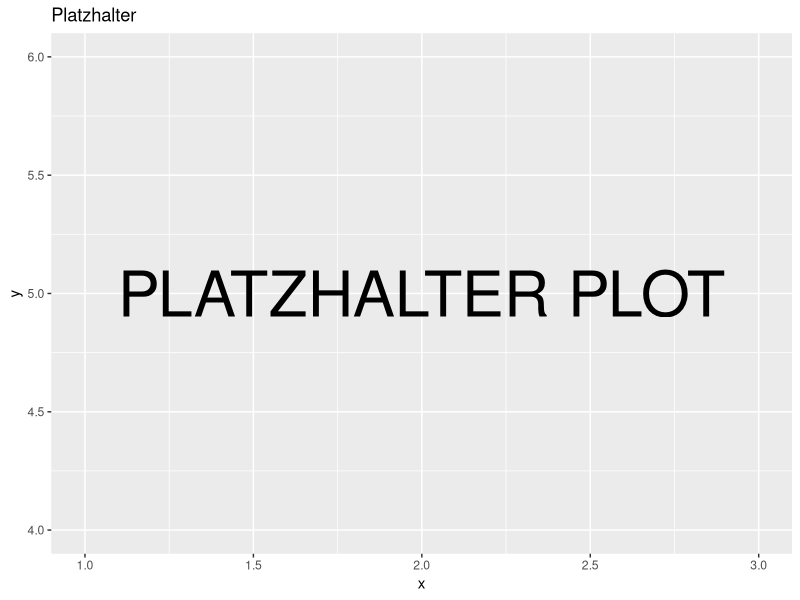

This figure's R source:
#' colors and palettes
library(ggplot2)
library(ggtext)

TS_FONT_FAMILY <- "Atkinson Hyperlegible"

TS_GREEN <- "#b5c948"
KEINE_ANGABE_GRAY <- "#676565"
COLS_6 <- c('#7a4a0c', '#cfb77c', '#f4e9d2', '#c0e3dc', '#4ca89f', '#155c52')

theme_ts <- ggplot2::theme_minimal(
  base_size = 14,
  base_family = TS_FONT_FAMILY
) +
  ggplot2::theme(
    legend.position = "top",
    plot.title = element_text(
      face = "bold",
      size = 16,
      colour = "black",
      hjust = 0.5,
      family = TS_FONT_FAMILY
    ),
    plot.title.position = "plot"
  )

PLACEHOLDER_PLOT <-
  ggplot(tibble::tibble(x = 1:3, y = 4:6), aes(x = x, y = y)) +
  geom_blank() +
  annotate(
    "text",
    x = 2,
    y = 5,
    label = "PLATZHALTER PLOT",
    size = 16
  ) +
  labs(title = "Platzhalter")


# New accessible palettes, incorporating TenSing Green

pal_yes_no <- c(
  "#b5c948",
  "#1F2A4F"
)

pal_yes_no_3 <- c(
  "#B5C948",
  "#6A7A4C",
  "#1F2A4F"
)

pal_yes_no_5 <- c(
  "#B5C948",
  "#88994A",
  "#6A7A4C",
  "#4C5A4D",
  "#1F2A4F"
)

pal_yes_no_6 <- c(
  "#B5C948",
  "#97A949",
  "#79894B",
  "#5B6A4C",
  "#3D4A4E",
  "#1F2A4F"
)

pal_8 <- c(
  "#b5c948",
  "#7EA85A",
  "#4F8D63",
  "#3A6F78",
  "#3E5F97",
  "#2F4B70",
  "#6C4C7A",
  "#B18FBF"
)

pal_trends_10 <- c(
  "#b5c948",
  "#7F9C3A",
  "#4F7A45",
  "#3A6459",
  "#345A72",
  "#2F4E78",
  "#3D3E63",
  "#5A496F",
  "#7B5C7D",
  "#A38D3A"
)

pal_likert_11 <- c(
  "#B5C948",
  "#A6B949",
  "#97A949",
  "#88994A",
  "#79894B",
  "#6A7A4C",
  "#5B6A4C",
  "#4C5A4D",
  "#3D4A4E",
  "#2E3A4E",
  "#1F2A4F"
)

# Mapping for info columns

INFO_COLS <- c(
  "ja"                      = pal_yes_no_5[1],
  "Ja"                      = pal_yes_no_5[1],
  "zum Teil"                = pal_yes_no_5[2],
  "nein"                    = pal_yes_no_5[5],
  "Nein"                    = pal_yes_no_5[5],
  "keine Angabe"            = KEINE_ANGABE_GRAY,
  "Genau wie bisher auch"   = pal_yes_no_5[1],
  "Auf anderem Weg, und zwar:" = pal_yes_no_5[5]
)

